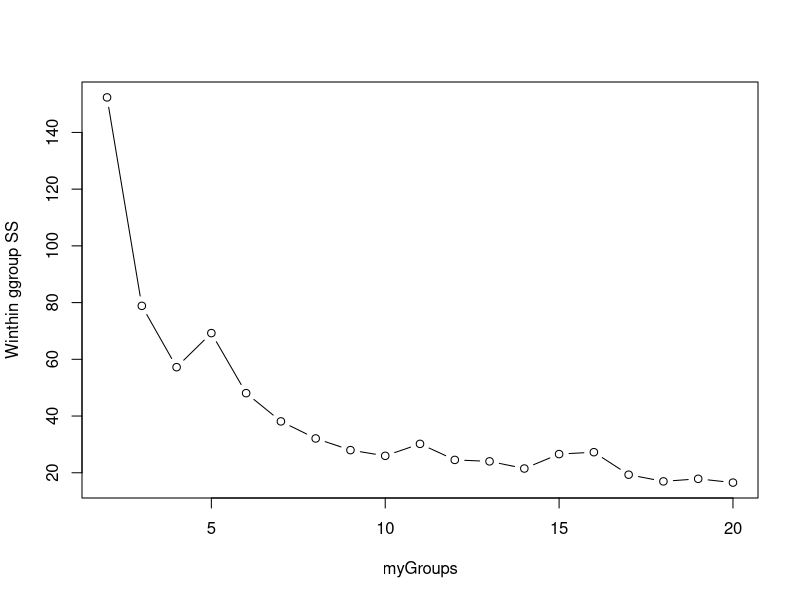

Here is the R script that generated this plot:
## ---- chunk 1
knitr::opts_chunk$set(echo = TRUE)
knitr::opts_chunk$set(fig.align = "center")
knitr::opts_chunk$set(fig.height = 4)
knitr::opts_chunk$set(fig.width = 10)
## ---- chunk 2
data(iris)
head(iris)
## ---- chunk 3
# kmeans(iris[,1:4], centers = 2)
myGroups <- 2:20
myKmeans <- vector("list", length = length(myGroups) - 1)

sapply(myGroups, function(x){ myKmeans[[x-1]] <<- kmeans(iris[,1:4], centers = x) })
## ---- chunk 4
plot(myGroups, unlist(lapply(myKmeans, function(x){x$tot.withinss})), ylab = "Winthin ggroup SS", type = 'b')
## ---- chunk 5
#myMat <- matrix(1, ncol = nrow(iris), nrow = 2)
#barplot(myMat, col = c(myKmeans[[5-1]]$cluster, iris$Species), border = NA)
